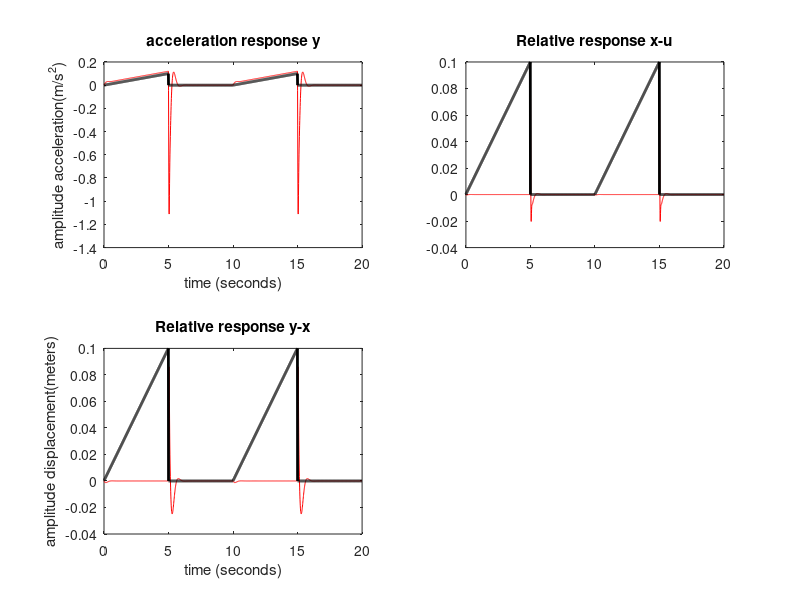

This chart was generated by the following MATLAB code:
%System dynamics project acceleration input 2
b=2700;
A=[0 1 0 0;-4888.88 -b/36 444.44 b/36;0 0 0 1;66.667 b/240 -66.667 -b/240];
B=[0;4444.44;0;0];
C=[1 0 0 0;0 1 0 0;0 0 1 0;0 0 0 1];
D=[0;0;0;1];
sys=ss(A,B,C,D);
% 1 m/s input drop from side walk
t=0:.01:19.99;
w=.01:.01:5;
u1=(w/50);
u2=0*ones(1,500);
u3=(w/50);
u4=0*ones(1,500);
u=[u1 u2 u3 u4 ];
[y,t]=lsim(sys,u,t);
y1=[1 0 0 0]*y';
y2=[0 1 0 0]*y';
y3=[0 0 1 0]*y';
y4=[0 0 0 1]*y';
%plot(t,y1,'g') %mass 1 tire
subplot(221);plot(t,y4,'r')%mass 2 chasis
hold on
plot(t,u,'k','linewidth',2)
xlabel('time (seconds)')
ylabel('amplitude acceleration(m/s^2)')
title('acceleration response y')

A=[0 1 0 0;-4888.88 -b/36 444.44 b/36;0 0 0 1;66.667 b/240 -66.667 -b/240];
B=[0;4444.44;0;0];
C=[1 0 0 0;0 0 1 0];
D=[0;0];
sys=ss(A,B,C,D);
% 1 m/s input drop from side walk
t=0:.01:19.99;
w=.01:.01:5;
u1=(w/50);
u2=0*ones(1,500);
u3=(w/50);
u4=0*ones(1,500);
u=[u1 u2 u3 u4 ];
[y,t]=lsim(sys,u,t);
y1=[1 0]*y';
y2=[0 1]*y';
subplot(222);plot(t,y1-u,'r')
hold on
plot(t,u,'k','linewidth',2)
title('Relative response x-u')
subplot(223);plot(t,y2-y1,'r')
hold on
plot(t,u,'k','linewidth',2)
xlabel('time (seconds)')
ylabel('amplitude displacement(meters)')
title('Relative response y-x')
